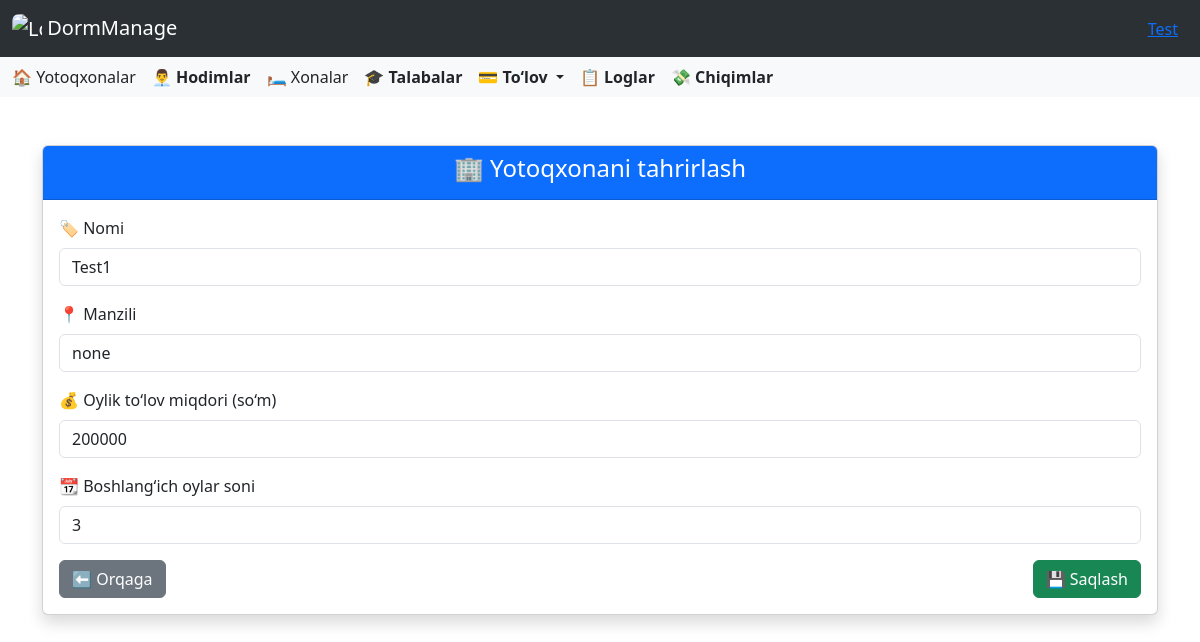
The app's page /dormitory/1/edit/ (signed in) with its own data.
### accounts/models.py (models this page shows, shortened)
class CustomUser(AbstractUser):
    ROLE_CHOICES = [
        ('director', 'Direktor'),
        ('employee', 'Xodim'),
    ]
    role = models.CharField(
        max_length=10,
        choices=ROLE_CHOICES,
        default='other',
        verbose_name='Lavozim'
    )
    work_start = models.TimeField(
        verbose_name='Ish boshlanish vaqti',
        null=True,
        blank=True
    )
    work_end = models.TimeField(
        verbose_name='Ish tugash vaqti',
        null=True,
        blank=True
    )
    phone_number = models.CharField(
        max_length=20,
        blank=True,
        verbose_name='Telefon raqami'
    )
    hire_date = models.CharField(
        max_length=10,
        null=True,
        blank=True,
        verbose_name='Ishga qabul qilingan sana'
    )
    photo = models.ImageField(
        upload_to=staff_photo_upload_path,
        blank=False,
        null=False,
        verbose_name='Hodim surati'
    )
    salary = models.PositiveIntegerField(
        verbose_name='Maosh',
        null=True,
        blank=True,
        help_text="Hodimning maoshi (so'mda)"
    )
    is_in_dormitory = models.BooleanField(default=False)

### dormitory/models.py (models this page shows, shortened)
class Dormitory(models.Model):
    director = models.ForeignKey(Director, on_delete=models.CASCADE, related_name='dormitories')
    name = models.CharField(max_length=300, blank=False)
    address = models.CharField(max_length=300, blank=False)
    monthly_payment = models.PositiveIntegerField(default=0, verbose_name="Oylik to‘lov miqdori (so'm)")
    default_monthly_payment = models.PositiveIntegerField(
        default=1,
        help_text="Shartnomaga asosan boshlang‘ich oylik to‘lov (so‘mda)"
    )
    last_update_time = models.DateTimeField(blank=True, null=True)

### dormitory/views.py (the view, shortened to what this page needs)
# urls.py: path('<int:pk>/edit/', DormitoryUpdateView.as_view(), name='dormitory_edit'),
class DormitoryUpdateView(LoginRequiredMixin, UserPassesTestMixin, UpdateView):
    model = Dormitory
    fields = ['name', 'address', 'monthly_payment', 'default_monthly_payment']
    template_name = 'dormitory/update.html'
    def test_func(self):
        user = self.request.user
        if hasattr(user, 'director'):
            return self.get_object().director == user.director
        return False

### templates/dormitory/update.html (shortened to what this page needs)
{% extends 'base.html' %}
{% block content %}
{% load widget_tweaks %}
<div class="container mt-5">
    <div class="card shadow">
        <div class="card-header bg-primary text-white text-center">
            <h4>🏢 Yotoqxonani tahrirlash</h4>
        </div>
        <div class="card-body">
            <form method="post" novalidate>
                <div class="mb-3">
                    <label for="id_name" class="form-label">🏷️ Nomi</label>
                    {{ form.name|add_class:"form-control" }}
                </div>
                <div class="mb-3">
                    <label for="id_address" class="form-label">📍 Manzili</label>
                    {{ form.address|add_class:"form-control" }}
                </div>
                <div class="mb-3">
                    <label for="id_monthly_payment" class="form-label">💰 Oylik to‘lov miqdori (so‘m)</label>
                    {{ form.monthly_payment|add_class:"form-control" }}
                </div>
                <div class="mb-3">
                    <label for="id_default_monthly_payment" class="form-label">📆 Boshlang‘ich oylar soni</label>
                    {{ form.default_monthly_payment|add_class:"form-control" }}
                </div>
                <div class="d-flex justify-content-between">
                    <a href="{% url 'dormitories' %}" class="btn btn-secondary">
                        ⬅️ Orqaga
                    </a>
                    <button type="submit" class="btn btn-success">
                        💾 Saqlash
                    </button>
                </div>
            </form>
        </div>
    </div>
</div>
{% endblock %}

### templates/base.html (shortened to what this page needs)
<!DOCTYPE html>
<html lang="en">
<head>
    <link href="https://cdn.jsdelivr.net/npm/bootstrap@5.3.5/dist/css/bootstrap.min.css" rel="stylesheet">
    <link rel="stylesheet" href="https://cdnjs.cloudflare.com/ajax/libs/font-awesome/6.0.0/css/all.min.css">
    <link rel="stylesheet" href="https://cdn.jsdelivr.net/npm/bootstrap-icons@1.10.5/font/bootstrap-icons.css">
    <link href="https://cdn.jsdelivr.net/npm/select2@4.1.0-rc.0/dist/css/select2.min.css" rel="stylesheet" />
</head>
<body>
<nav class="navbar bg-body-tertiary" data-bs-theme="dark">
  <div class="container-fluid">
    <a class="navbar-brand" href="{% url 'dashboard' %}">
      <img src="/media/images/icon.png" alt="Logo" style="width:30px; height:30px; border-radius:7px" class="d-inline-block align-text-top">
      DormManage
    </a>
    <div class="ms-auto" style="margin: 0 10px;">
      <a href="#" class="text-primary text-decoration-underline" data-bs-toggle="modal" data-bs-target="#userInfoModal">
        {{ user.first_name }}
      </a>
    </div>
  </div>
</nav>
<nav class="navbar bg-body-tertiary">
  <div class="container-fluid">
    <div class="d-none d-lg-flex gap-3 align-items-center">
  {% if user.role == 'director' %}
  <a class="nav-link" href="{% url 'dormitories' %}">🏠 Yotoqxonalar</a>
  <a class="nav-link" href="{% url 'employees' %}"><strong>👨‍💼 Hodimlar</strong></a>
  {% endif %}
  <a class="nav-link" href="{% url 'rooms' %}">🛏️ Xonalar</a>
  <a class="nav-link" href="{% url 'students' %}"><strong>🎓 Talabalar</strong></a>
  <div class="nav-item dropdown">
    <a class="nav-link dropdown-toggle" href="#" role="button" data-bs-toggle="dropdown" aria-expanded="false">
      <strong>💳 To‘lov</strong>
    </a>
  </div>
  <a class="nav-link" href="{% url 'logs' %}"><strong>📋 Loglar</strong></a>
  <a class="nav-link" href="{% url 'expense_list' %}"><strong>💸 Chiqimlar</strong></a>
</div>
  </div>
</nav>
{% block content %}
{% endblock %}
</body>
</html>

### records on screen
CustomUser: first_name "Test"
Dormitory: name "Test1", address "none", monthly_payment "200000", default_monthly_payment "3"
